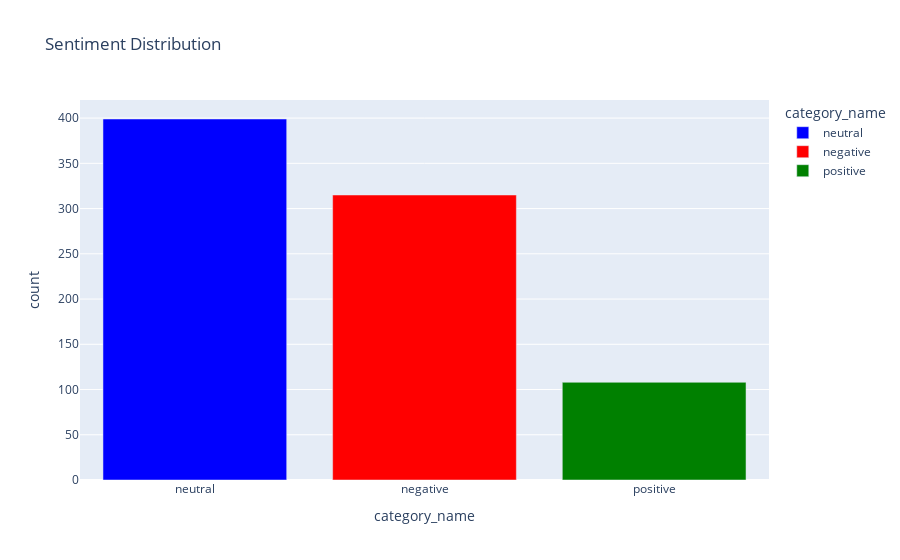

Here is the notebook cell this chart was saved with:
### Markdown cell above
Visualisations

### Code cell
# Category distribution
fig = px.bar(X['category_name'].value_counts().reset_index(), 
             x='category_name', y='count',
             title='Sentiment Distribution',
             color='category_name',
             color_discrete_map={'positive': 'green', 'neutral': 'blue', 'negative': 'red'})
fig.show()

### Figure 1 — Plotly figure (JSON) as saved in the notebook; plotly's stock layout.template omitted (floating-point values rounded to 4 significant figures)
{"data": [{"hovertemplate": "category_name=%{x}<br>count=%{y}<extra></extra>", "legendgroup": "neutral", "marker": {"color": "blue", "pattern": {"shape": ""}}, "name": "neutral", "orientation": "v", "showlegend": true, "textposition": "auto", "type": "bar", "x": ["neutral"], "xaxis": "x", "y": [399], "yaxis": "y"}, {"hovertemplate": "category_name=%{x}<br>count=%{y}<extra></extra>", "legendgroup": "negative", "marker": {"color": "red", "pattern": {"shape": ""}}, "name": "negative", "orientation": "v", "showlegend": true, "textposition": "auto", "type": "bar", "x": ["negative"], "xaxis": "x", "y": [315], "yaxis": "y"}, {"hovertemplate": "category_name=%{x}<br>count=%{y}<extra></extra>", "legendgroup": "positive", "marker": {"color": "green", "pattern": {"shape": ""}}, "name": "positive", "orientation": "v", "showlegend": true, "textposition": "auto", "type": "bar", "x": ["positive"], "xaxis": "x", "y": [108], "yaxis": "y"}], "layout": {"barmode": "relative", "legend": {"title": {"text": "category_name"}, "tracegroupgap": 0}, "title": {"text": "Sentiment Distribution"}, "xaxis": {"anchor": "y", "categoryarray": ["neutral", "negative", "positive"], "categoryorder": "array", "domain": [0, 1], "title": {"text": "category_name"}}, "yaxis": {"anchor": "x", "domain": [0, 1], "title": {"text": "count"}}}}
